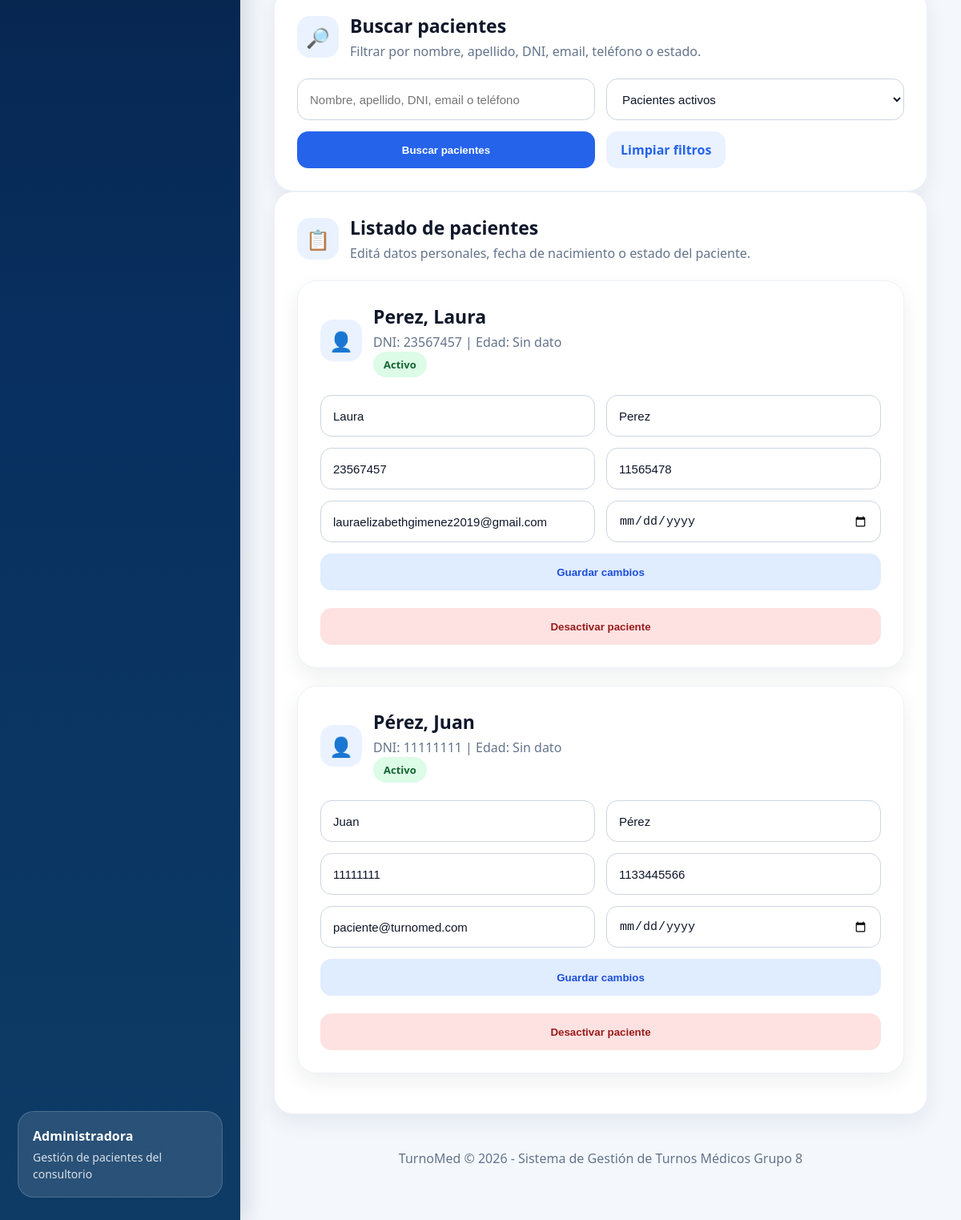
/admin/pacientes (signed in, lower part), run on an earlier commit of the app's database.
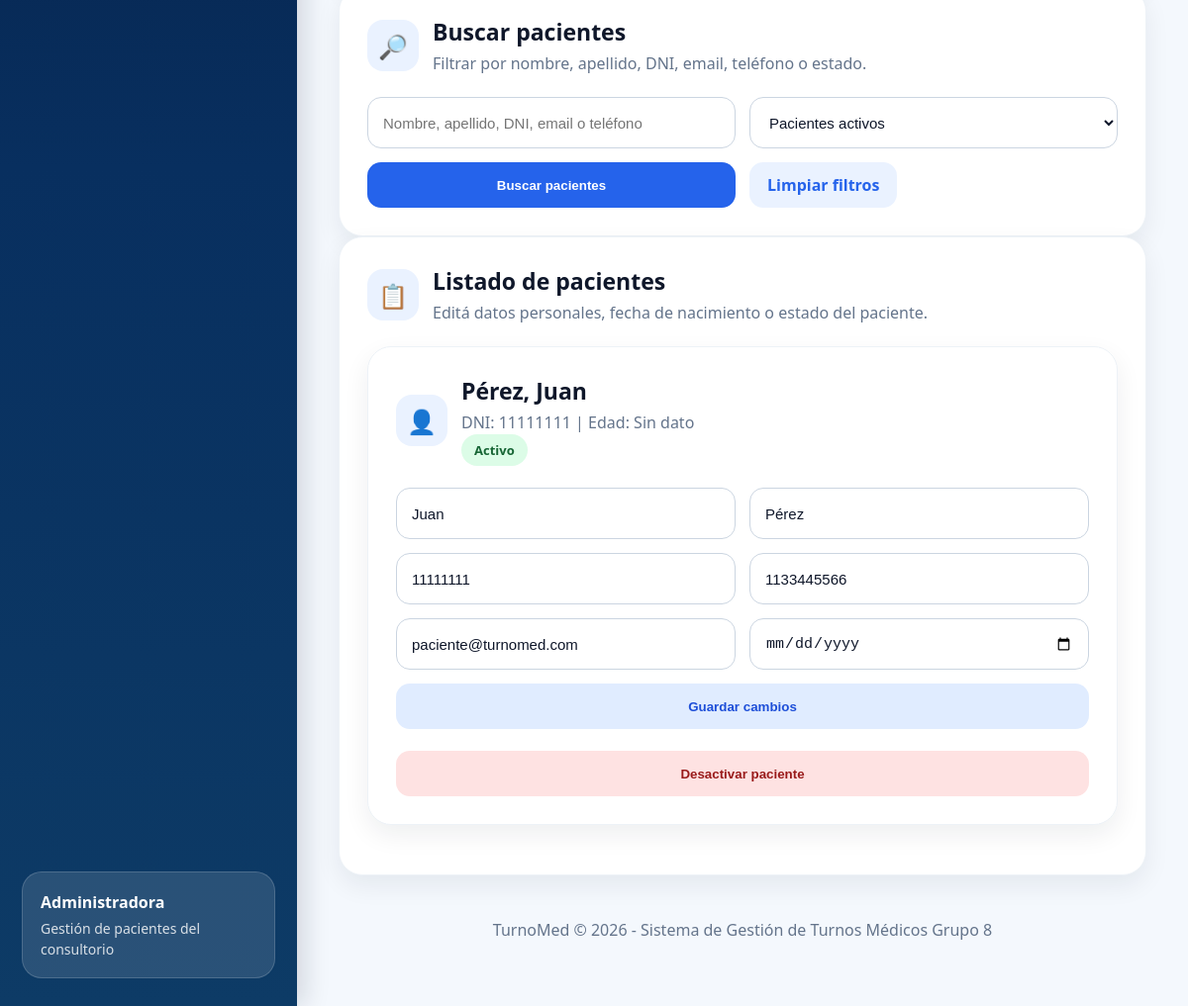
And on a later commit of the database.
### tables this page shows
CREATE TABLE usuarios (
            id_usuario INTEGER PRIMARY KEY AUTOINCREMENT,
            nombre TEXT NOT NULL,
            apellido TEXT NOT NULL,
            dni TEXT,
            telefono TEXT,
            email TEXT UNIQUE NOT NULL,
            password TEXT NOT NULL,
            rol TEXT NOT NULL DEFAULT 'paciente'
        );

### app.py (the view)
@app.route("/admin/pacientes")
@login_required
def admin_pacientes():
    if current_user.rol != "admin":
        flash("No tenés permiso.")
        return redirect(url_for("login"))
    busqueda = request.args.get("busqueda", "")
    estado = request.args.get("estado", "activos")
    pacientes = obtener_pacientes_admin(
        busqueda if busqueda else None,
        estado
    )
    return render_template(
        "admin_pacientes.html",
        pacientes=pacientes,
        busqueda=busqueda,
        filtro_estado=estado,
        calcular_edad=calcular_edad
    )

### app.py (called while the page is built, shortened)
def get_conn():
    os.makedirs("database", exist_ok=True)
    conn = sqlite3.connect(DB_PATH)
    conn.row_factory = sqlite3.Row
    return conn

@login_manager.user_loader
def load_user(user_id):
    conn = get_conn()
    usuario = conn.execute(
        "SELECT * FROM usuarios WHERE id_usuario = ?",
        (user_id,)
    ).fetchone()
    conn.close()
    if usuario:
        return User(usuario)
    return None

def obtener_pacientes_admin(busqueda=None, estado="activos"):
    conn = get_conn()
    query = """
        SELECT *
        FROM usuarios
        WHERE rol = 'paciente'
    """
    params = []
    if estado == "activos":
        query += " AND activo = 1"
    elif estado == "inactivos":
        query += " AND activo = 0"
    query += " ORDER BY activo DESC, apellido, nombre"
    pacientes = conn.execute(query, params).fetchall()
    conn.close()
    return pacientes

def calcular_edad(fecha_nacimiento):
    if not fecha_nacimiento:
        return "Sin dato"

### templates/admin_pacientes.html (shortened to what the changed rows need)
<!DOCTYPE html>
<html lang="es">
<head>
    <link rel="stylesheet" href="{{ url_for('static', filename='estilos.css') }}">
</head>
<body>
<div class="layout">
    <main class="content">
        <section class="card">
            <div class="card-title">
                <div>
                    <h2>Buscar pacientes</h2>
                </div>
            </div>
        </section>
        <section class="card table-card">
            <div class="card-title">
                <div>
                    <h2>Listado de pacientes</h2>
                </div>
            </div>
            {% if pacientes %}
                {% for paciente in pacientes %}
                    <div class="card" style="margin-bottom: 22px;">
                        <div class="card-title">
                            <div class="icon-box">👤</div>
                            <div>
                                <h2>{{ paciente.apellido }}, {{ paciente.nombre }}</h2>
                                <p class="table-description">
                                    DNI: {{ paciente.dni }}
                                    |
                                    Edad: {{ calcular_edad(paciente.fecha_nacimiento) }}
                                </p>
                                {% if paciente.activo == 1 %}
                                    <span class="estado">Activo</span>
                                {% else %}
                                    <span class="estado-cancelado">Inactivo</span>
                                {% endif %}
                            </div>
                        </div>
                        <form method="POST" action="/admin/pacientes/editar/{{ paciente.id_usuario }}">
                            <div class="form-grid">
                                <input type="text" name="nombre" value="{{ paciente.nombre }}" placeholder="Nombre" required>
                                <input type="text" name="apellido" value="{{ paciente.apellido }}" placeholder="Apellido" required>
                            </div>
                            <div class="form-grid">
                                <input type="text" name="dni" value="{{ paciente.dni }}" placeholder="DNI" required>
                                <input type="text" name="telefono" value="{{ paciente.telefono }}" placeholder="Teléfono">
                            </div>
                            <div class="form-grid">
                                <input type="email" name="email" value="{{ paciente.email }}" placeholder="Correo electrónico" required>
                                <input type="date" name="fecha_nacimiento" value="{{ paciente.fecha_nacimiento }}">
                            </div>
                            <button type="submit" class="btn-secondary">
                                Guardar cambios
                            </button>
                        </form>
                        <br>
                        {% if paciente.activo == 1 %}
                            <form
                                method="POST"
                                action="/admin/pacientes/desactivar/{{ paciente.id_usuario }}"
                                onsubmit="return confirm('¿Desea desactivar este paciente?');">
                                <button type="submit" class="btn-danger">
                                    Desactivar paciente
                                </button>
                            </form>
                        {% endif %}
                    </div>
                {% endfor %}
            {% else %}
                <div class="empty-state">
                    <div class="empty-icon">👤</div>
                    <strong>No se encontraron pacientes.</strong>
                    <p>Probá limpiar los filtros o agregá un nuevo paciente.</p>
                </div>
            {% endif %}
        </section>
    </main>
</div>
</body>
</html>

What changed in the data, as far as the page shows it:
removed usuarios: apellido "Perez", nombre "Laura", dni "23567457", calcular_edad "Sin dato", activo "Activo", telefono "11565478", email "lauraelizabethgimenez2019@gmail.com"
